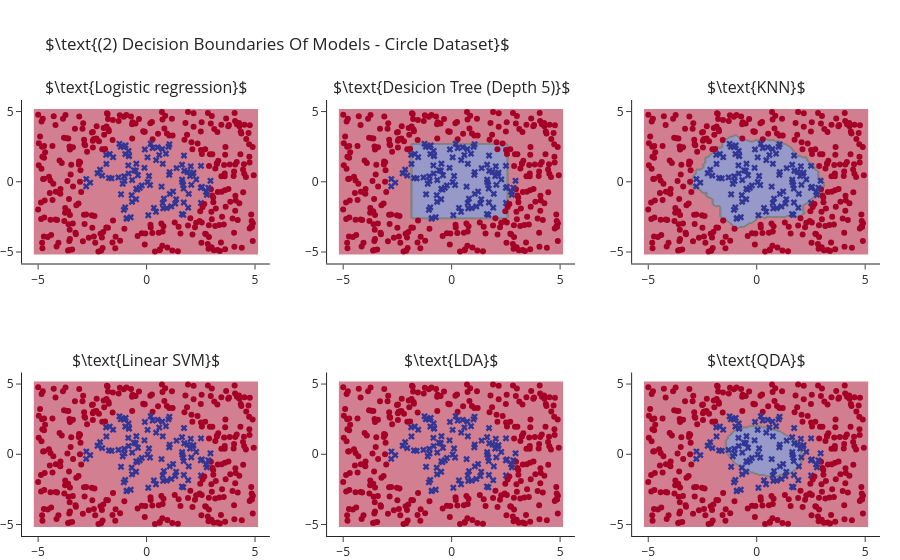

The code cell stored with this chart in its notebook:
### Markdown cell above
## Execute Models

### Code cell
fig = make_subplots(rows=2, cols=3, subplot_titles=[rf"$\text{{{m}}}$" for m in model_names])
for i, m in enumerate(models):
    fig.add_traces([decision_surface(m.fit(X, y).predict, lims[0], lims[1], showscale=False),
                    go.Scatter(x=X[:,0], y=X[:,1], mode="markers", showlegend=False,
                               marker=dict(color=y, symbol=symbols[y], colorscale=[custom[0], custom[-1]]) )], 
                   rows=(i//3) + 1, cols=(i%3)+1)

fig.update_layout(title=rf"$\text{{(2) Decision Boundaries Of Models - {title} Dataset}}$", margin=dict(t=100))
fig.show()
